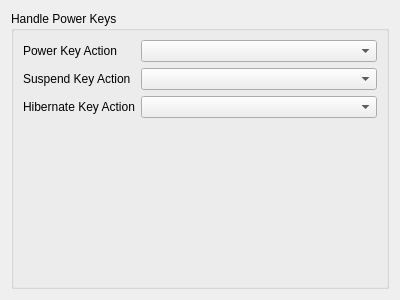
<?xml version="1.0" encoding="UTF-8"?>
<ui version="4.0">
 <class>PowerKeysSettings</class>
 <widget class="QWidget" name="PowerKeysSettings">
  <property name="geometry">
   <rect>
    <x>0</x>
    <y>0</y>
    <width>400</width>
    <height>300</height>
   </rect>
  </property>
  <property name="windowTitle">
   <string>Form</string>
  </property>
  <layout class="QVBoxLayout" name="verticalLayout">
   <item>
    <widget class="QGroupBox" name="groupBox">
     <property name="title">
      <string>Handle Power Keys</string>
     </property>
     <layout class="QFormLayout" name="formLayout">
      <item row="0" column="0">
       <widget class="QLabel" name="powerKeyLabel">
        <property name="text">
         <string>Power Key Action</string>
        </property>
       </widget>
      </item>
      <item row="0" column="1">
       <widget class="QComboBox" name="powerKeyActionComboBox"/>
      </item>
      <item row="1" column="1">
       <widget class="QComboBox" name="suspendKeyActionComboBox"/>
      </item>
      <item row="2" column="1">
       <widget class="QComboBox" name="hibernateKeyActionComboBox"/>
      </item>
      <item row="1" column="0">
       <widget class="QLabel" name="suspendKeyLabel">
        <property name="text">
         <string>Suspend Key Action</string>
        </property>
       </widget>
      </item>
      <item row="2" column="0">
       <widget class="QLabel" name="hibernateKeyLabel">
        <property name="text">
         <string>Hibernate Key Action</string>
        </property>
       </widget>
      </item>
     </layout>
    </widget>
   </item>
  </layout>
 </widget>
 <resources/>
 <connections/>
</ui>
